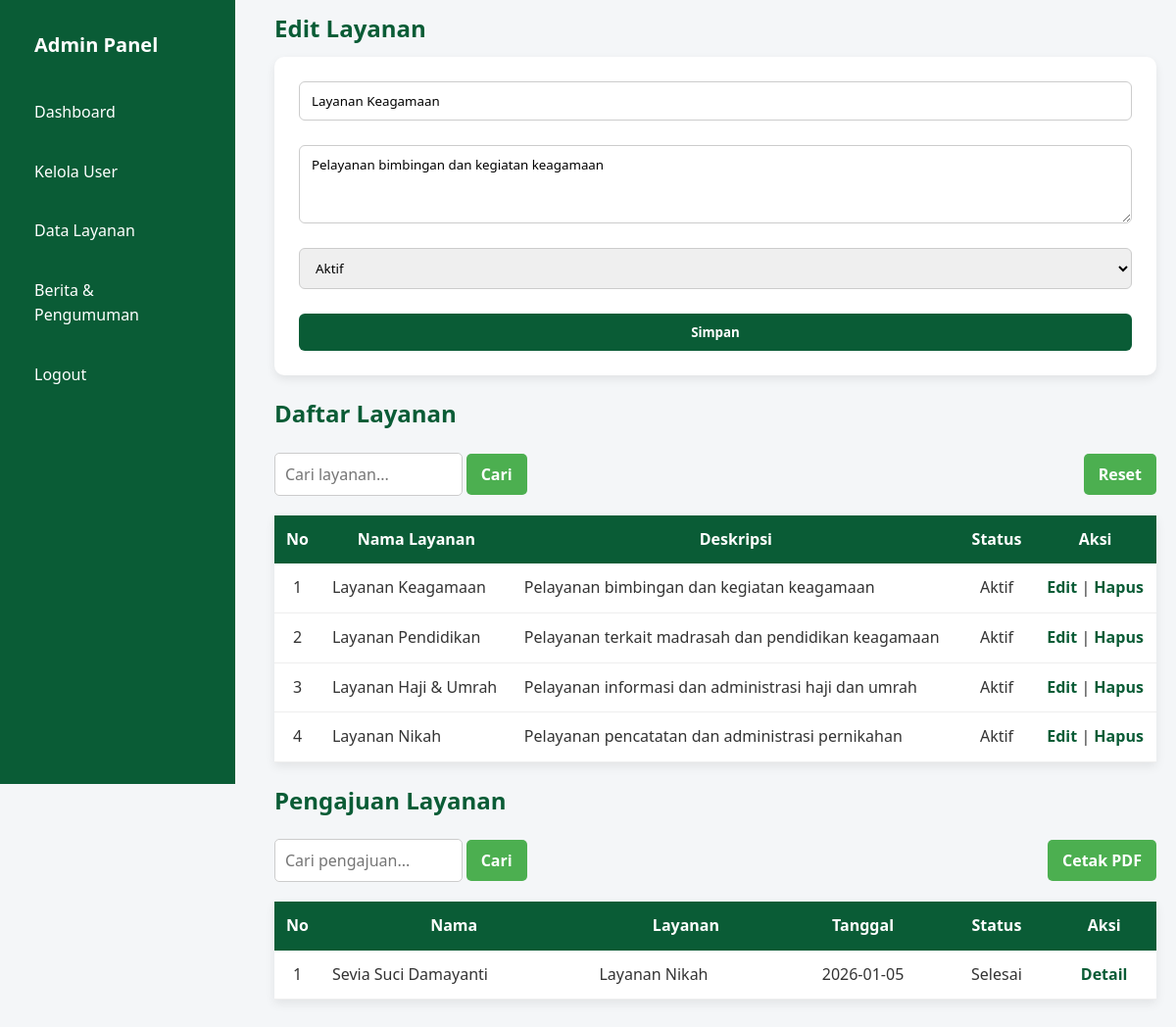
The page /admin/layanan.php?edit=4 (signed in) on the database its author committed.
### tables this page shows
CREATE TABLE `layanan` (
  `id` int(11) NOT NULL,
  `nama_layanan` varchar(100) NOT NULL,
  `deskripsi` text DEFAULT NULL,
  `gambar` varchar(100) NOT NULL,
  `status` enum('Aktif','Nonaktif') DEFAULT 'Aktif',
  `created_at` timestamp NOT NULL DEFAULT current_timestamp()
);

CREATE TABLE `pengajuan_layanan` (
  `id` int(11) NOT NULL,
  `nama` varchar(100) DEFAULT NULL,
  `email` varchar(100) DEFAULT NULL,
  `nik` varchar(20) DEFAULT NULL,
  `alamat` text DEFAULT NULL,
  `no_hp` varchar(15) DEFAULT NULL,
  `nama_layanan` varchar(150) DEFAULT NULL,
  `keterangan` text DEFAULT NULL,
  `tanggal_pengajuan` date DEFAULT NULL,
  `status` enum('Menunggu','Diproses','Selesai','Ditolak') DEFAULT 'Menunggu',
  `created_at` timestamp NOT NULL DEFAULT current_timestamp()
);

### admin/layanan.php (the view, shortened to what this page needs)
<?php
include "../config/koneksi.php";
$cari_layanan   = $_GET['cari_layanan'] ?? '';
$cari_pengajuan = $_GET['cari_pengajuan'] ?? '';
$edit = null;
if (isset($_GET['edit'])) {
    $q = mysqli_query($koneksi, "SELECT * FROM layanan WHERE id='$_GET[edit]'");
    $edit = mysqli_fetch_assoc($q);
}
$layanan = mysqli_query($koneksi, "
    SELECT * FROM layanan
    WHERE nama_layanan LIKE '%$cari_layanan%'
       OR status LIKE '%$cari_layanan%'
    ORDER BY id DESC
");
$pengajuan = mysqli_query($koneksi, "
    SELECT * FROM pengajuan_layanan
    WHERE nama LIKE '%$cari_pengajuan%'
       OR email LIKE '%$cari_pengajuan%'
       OR nik LIKE '%$cari_pengajuan%'
       OR nama_layanan LIKE '%$cari_pengajuan%'
       OR status LIKE '%$cari_pengajuan%'
    ORDER BY id DESC
");
?>
<!DOCTYPE html>
<html lang="id">
<head>
    <link rel="stylesheet" href="../assets/css/index.css">
    <link rel="stylesheet" href="../assets/css/admin.css">
</head>
<body>
    <div class="dashboard">
        <?php include "../includes/sidebar.php"; ?>
        <div class="content">
            <h2 style="margin: 10px 0;"><?= $edit ? 'Edit' : 'Tambah' ?> Layanan</h2>
            <form method="post" class="form-input">
                <input type="text" name="nama_layanan" placeholder="Nama Layanan"
                    value="<?= $edit['nama_layanan'] ?? '' ?>" required>
                <textarea name="deskripsi" placeholder="Deskripsi Layanan"><?= $edit['deskripsi'] ?? '' ?></textarea>
                <select name="status">
                    <option value="Aktif" <?= ($edit && $edit['status'] == 'Aktif') ? 'selected' : '' ?>>Aktif</option>
                </select>
                <button type="submit" name="simpan">Simpan</button>
            </form>
            <h2 style="margin-top: 20px;">Daftar Layanan</h2>
            <div class="header-tabel">
                <form method="get">
                    <input type="text" name="cari_layanan" placeholder="Cari layanan..."
                        value="<?= $cari_layanan ?>">
                    <button type="submit" class="button">Cari</button>
                </form>
                <button onclick="window.location.href='layanan.php';" class="button">Reset</button>
            </div>
            <table>
                <tr>
                    <th>No</th>
                    <th>Nama Layanan</th>
                    <th>Deskripsi</th>
                    <th>Status</th>
                    <th>Aksi</th>
                </tr>
                <?php $no = 1;
                while ($l = mysqli_fetch_assoc($layanan)): ?>
                    <tr>
                        <td><?= $no++ ?></td>
                        <td><?= $l['nama_layanan'] ?></td>
                        <td><?= $l['deskripsi'] ?></td>
                        <td style="text-align: center;"><?= $l['status'] ?></td>
                        <td style="text-align: center;">
                            <a href="?edit=<?= $l['id'] ?>">Edit</a> |
                            <a href="?hapus=<?= $l['id'] ?>" onclick="return confirm('Hapus layanan?')">Hapus</a>
                        </td>
                    </tr>
                <?php endwhile; ?>
            </table>
            <h2 style="margin-top: 20px;">Pengajuan Layanan</h2>
            <div class="header-tabel">
                <form method="get">
                    <input type="text" name="cari_pengajuan" placeholder="Cari pengajuan..."
                        value="<?= $cari_pengajuan ?>">
                    <button type="submit" class="button">Cari</button>
                </form>
                <a href="cetak_pengajuan.php?cari=<?= $cari_pengajuan ?>" target="_blank">
                    <button type="button" class="button">Cetak PDF</button>
                </a>
            </div>
            <table style="margin-bottom: 30px;">
                <tr>
                    <th>No</th>
                    <th>Nama</th>
                    <th>Layanan</th>
                    <th>Tanggal</th>
                    <th>Status</th>
                    <th>Aksi</th>
                </tr>
                <?php $no = 1;
                while ($p = mysqli_fetch_assoc($pengajuan)): ?>
                    <tr>
                        <td><?= $no++ ?></td>
                        <td><?= $p['nama'] ?></td>
                        <td><?= $p['nama_layanan'] ?></td>
                        <td style="text-align: center;"><?= $p['tanggal_pengajuan'] ?></td>
                        <td style="text-align: center;"><?= $p['status'] ?></td>
                        <td style="text-align: center;">
                            <a href="detail_pengajuan.php?id=<?= $p['id'] ?>">Detail</a>
                        </td>
                    </tr>
                <?php endwhile; ?>
            </table>
        </div>
    </div>
</body>
</html>

### assets/css/index.css (style rules this page uses)
* { margin: 0; padding: 0; box-sizing: border-box; font-family: "Segoe UI", Arial, sans-serif; }
html { scroll-behavior: smooth; }
body { background-color: #f4f6f8; color: #333; line-height: 1.6; min-height: 100vh; display: flex; flex-direction: column; }
.container p, h2 { text-align: center; }
.form-input { display: flex; flex-direction: column; gap: 10px; }
.form-input input, select, textarea { width: 100%; padding: 12px; margin-bottom: 15px; border: 1px solid #ccc; border-radius: 6px; }
.form-input button { width: 100%; padding: 12px; background: #0a5c36; color: #fff; border: none; border-radius: 6px; font-weight: bold; cursor: pointer; }
.header-tabel { margin-bottom: 20px; display: flex; justify-content: start; align-items: center; }
.header-tabel input[type="text"] { padding: 10px; width: 60%; font-size: 16px; border: 1px solid #ccc; border-radius: 5px; }
.header-tabel button { padding: 10px 15px; background-color: #4CAF50; border: none; color: white; cursor: pointer; border-radius: 5px; }
.button { background-color: #45a049; padding: 12px 20px; font-size: 16px; text-decoration: none; text-align: center; border: none; color: white; border-radius: 8px; }

### assets/css/admin.css (style rules this page uses)
.dashboard { display: flex; min-height: 100vh; }
.content { flex: 1; background: #f4f6f8; margin-left: 260px; padding: 0 20px; }
form.form-input { background: #fff; padding: 25px; border-radius: 10px; box-shadow: 0 4px 10px rgba(0,0,0,.08); }
.form-input input, .form-input textarea, .form-input select { width: 100%; padding: 10px 12px; margin-bottom: 15px; border-radius: 6px; border: 1px solid #ccc; }
.form-input textarea { resize: vertical; min-height: 80px; }
.form-input button { background: #0a5c36; color: #fff; border: none; padding: 10px 22px; border-radius: 6px; cursor: pointer; font-weight: bold; }
table { background: #fff; border-collapse: collapse; box-shadow: 0 4px 10px rgba(0,0,0,.08); width: 100%; }
table th { background: #0a5c36; color: #fff; padding: 12px; text-align: center; }
table td { padding: 12px; border-bottom: 1px solid #eee; }
table a { color: #0a5c36; text-decoration: none; font-weight: 600; }
table th:nth-child(1) { width: 10px; }
table td:nth-child(1) { text-align: center; }
.header-tabel { display: flex; align-items: center; justify-content: space-between; margin-top: 20px; }
h2 { color: #0a5c36; text-align: left; }
.button { background: #0a5c36; text-decoration: none; color: #fff; border: none; padding: 8px 15px; border-radius: 6px; cursor: pointer; font-weight: bold; }
.header-tabel input { padding: 8px; border: 1px solid #ccc; border-radius: 6px; }

### rows shown on the page
layanan: nama_layanan "Layanan Keagamaan", deskripsi "Pelayanan bimbingan dan kegiatan keagamaan", status "Aktif"
layanan: nama_layanan "Layanan Pendidikan", deskripsi "Pelayanan terkait madrasah dan pendidikan keagamaan", status "Aktif"
layanan: nama_layanan "Layanan Haji & Umrah", deskripsi "Pelayanan informasi dan administrasi haji dan umrah", status "Aktif"
layanan: nama_layanan "Layanan Nikah", deskripsi "Pelayanan pencatatan dan administrasi pernikahan", status "Aktif"
pengajuan_layanan: nama "Sevia Suci Damayanti", nama_layanan "Layanan Nikah", tanggal_pengajuan "2026-01-05", status "Selesai"
